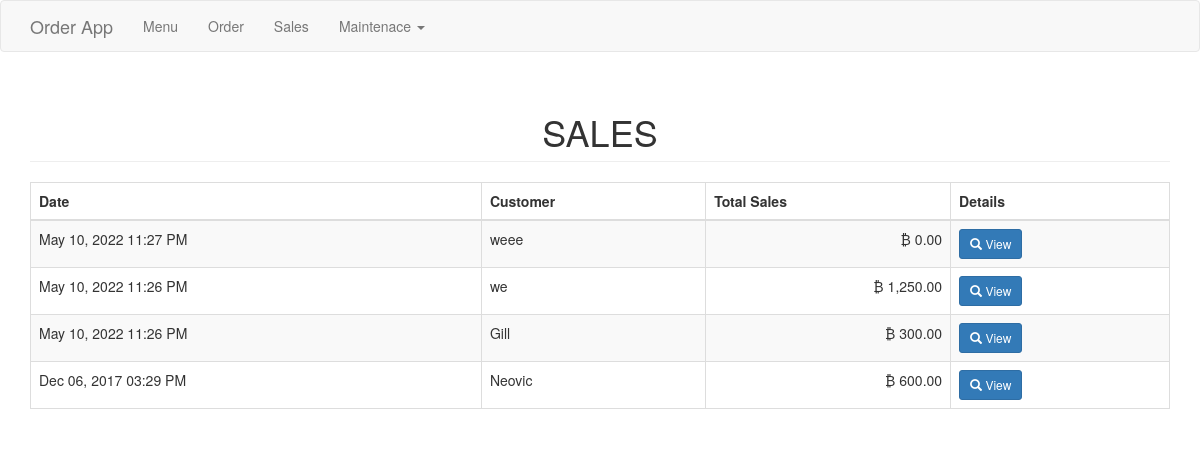
The page /sales.php on the database its author committed.
### tables this page shows
CREATE TABLE `purchase` (
  `purchaseid` int(11) NOT NULL,
  `customer` varchar(50) NOT NULL,
  `total` double NOT NULL,
  `date_purchase` datetime NOT NULL
);

### sales.php (the view, shortened to what this page needs)
<?php include('header.php'); ?>
<body>
<?php include('navbar.php'); ?>
<div class="container">
	<h1 class="page-header text-center">SALES</h1>
	<table class="table table-striped table-bordered">
		<thead>
			<th>Date</th>
			<th>Customer</th>
			<th>Total Sales</th>
			<th>Details</th>
		</thead>
		<tbody>
			<?php
				$sql="select * from purchase order by purchaseid desc";
				$query=$conn->query($sql);
				while($row=$query->fetch_array()){
					?>
					<tr>
						<td><?php echo date('M d, Y h:i A', strtotime($row['date_purchase'])) ?></td>
						<td><?php echo $row['customer']; ?></td>
						<td class="text-right">&#8383; <?php echo number_format($row['total'], 2); ?></td>
						<td><a href="#details<?php echo $row['purchaseid']; ?>" data-toggle="modal" class="btn btn-primary btn-sm"><span class="glyphicon glyphicon-search"></span> View </a>
						</td>
					</tr>
					<?php
				}
			?>
		</tbody>
	</table>
</div>
</body>
</html>

### rows shown on the page
purchase: date_purchase "May 10, 2022 11:27 PM", customer "weee", total "0.00"
purchase: date_purchase "May 10, 2022 11:26 PM", customer "we", total "1,250.00"
purchase: date_purchase "May 10, 2022 11:26 PM", customer "Gill", total "300.00"
purchase: date_purchase "Dec 06, 2017 03:29 PM", customer "Neovic", total "600.00"
